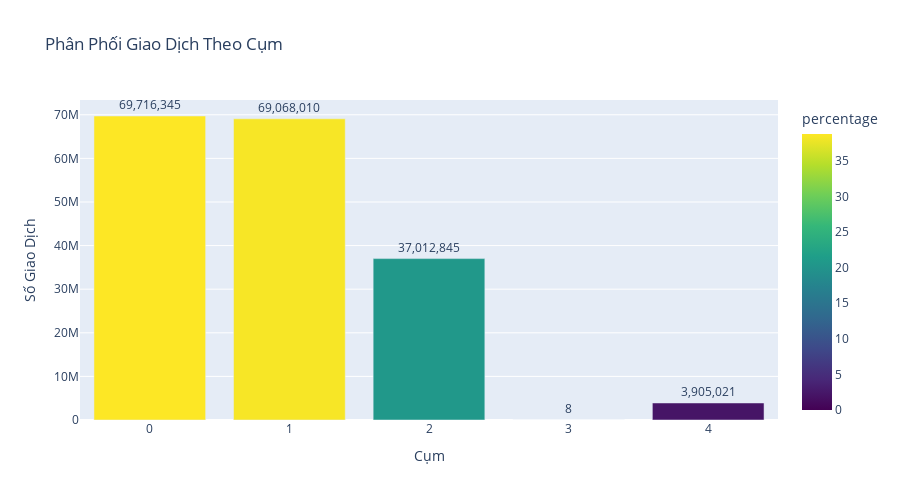

Source (notebook cell):
### Code cell
# Biểu đồ cột - Phân phối các cụm
fig = px.bar(
    cluster_df.to_pandas(),
    x='cluster',
    y='count',
    title='Phân Phối Giao Dịch Theo Cụm',
    labels={'cluster': 'Cụm', 'count': 'Số Giao Dịch'},
    text='count',
    color='percentage',
    color_continuous_scale='Viridis'
)

fig.update_traces(texttemplate='%{text:,.0f}', textposition='outside')
fig.update_layout(height=500, showlegend=False)
fig.show()

### Figure 1 — Plotly figure (JSON) as saved in the notebook; plotly's stock layout.template omitted (floating-point values rounded to 4 significant figures)
{"data": [{"hovertemplate": "Cụm=%{x}<br>Số Giao Dịch=%{text}<br>percentage=%{marker.color}<extra></extra>", "legendgroup": "", "marker": {"color": [38.8, 38.43, 20.6, 4.452e-06, 2.173], "coloraxis": "coloraxis", "pattern": {"shape": ""}}, "name": "", "orientation": "v", "showlegend": false, "text": [69720000.0, 69070000.0, 37010000.0, 8.0, 3905000.0], "textposition": "outside", "texttemplate": "%{text:,.0f}", "type": "bar", "x": [0, 1, 2, 3, 4], "xaxis": "x", "y": [69716345, 69068010, 37012845, 8, 3905021], "yaxis": "y"}], "layout": {"barmode": "relative", "coloraxis": {"colorbar": {"title": {"text": "percentage"}}, "colorscale": [[0, "#440154"], [0.1111, "#482878"], [0.2222, "#3e4989"], [0.3333, "#31688e"], [0.4444, "#26828e"], [0.5556, "#1f9e89"], [0.6667, "#35b779"], [0.7778, "#6ece58"], [0.8889, "#b5de2b"], [1, "#fde725"]]}, "height": 500, "legend": {"tracegroupgap": 0}, "showlegend": false, "title": {"text": "Phân Phối Giao Dịch Theo Cụm"}, "xaxis": {"anchor": "y", "domain": [0, 1], "title": {"text": "Cụm"}}, "yaxis": {"anchor": "x", "domain": [0, 1], "title": {"text": "Số Giao Dịch"}}}}
